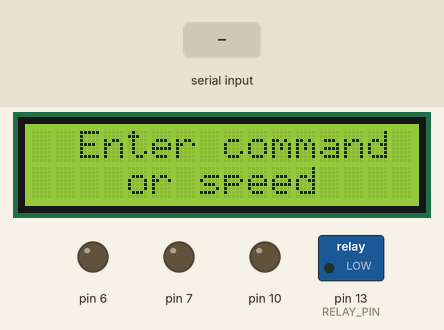
Recording of a sketch running on a simulated Arduino Uno, built with avr-gcc and run on an emulated ATmega328P. On the bench: 16×2 character LCD, switched loads named in the sketch (green lamp = pin HIGH), output pins drawn as LEDs (lit = HIGH). The test bench sets the inputs (shaded band). What the sketch prints to the serial monitor is not drawn.

Above: at 1.3 s.
1.4 s: "ON" received over Serial
At 3.1 s:
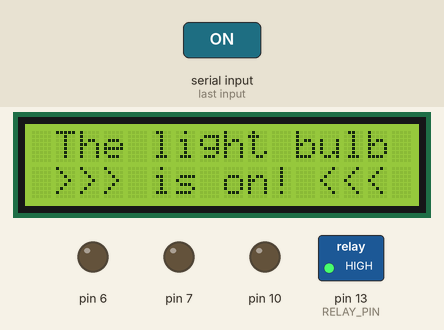
3.9 s: "90,45\n" received over Serial
At 6.0 s:
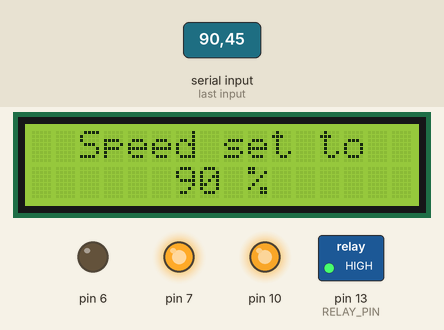
6.4 s: "OFF" received over Serial
At 9.3 s:
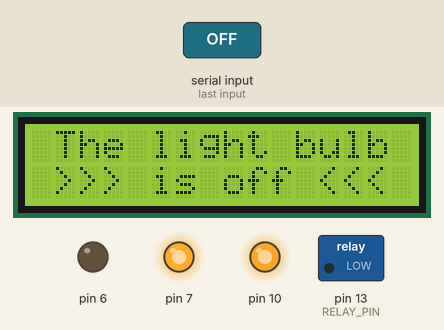
9.4 s: "200\n" received over Serial
At 11.6 s:
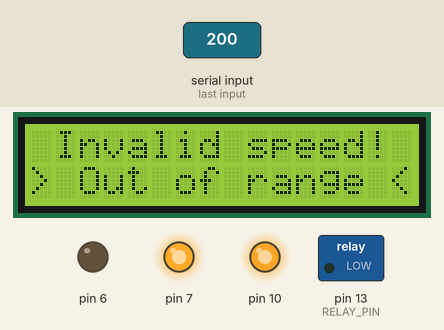
11.9 s: "30,150\n" received over Serial
At 15.5 s:
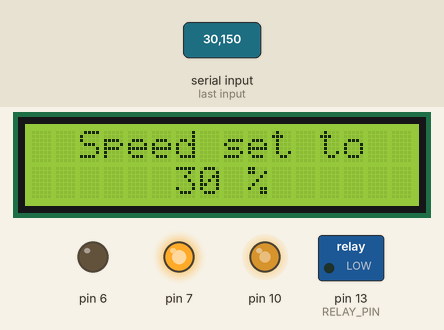
Timing chart, 0 to 15.9 s (numbered marks = the images above; inputs shaded):
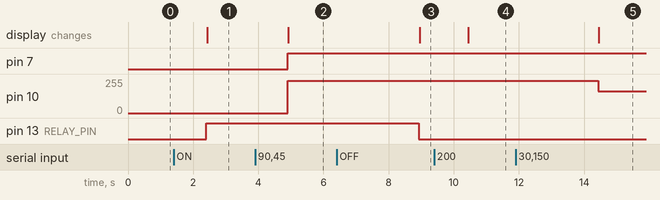

Measured:
- after the input at 1.4 s, pin 13 (RELAY_PIN): LOW → HIGH after 1.0 s; the display: changes after 1.0 s (image 1)
- after the input at 3.9 s, pin 7: LOW → HIGH after 1.0 s; pin 10: 0/255 → 242/255 after 1.0 s; the display: changes after 1.0 s (image 2)
- after the input at 6.4 s, pin 13 (RELAY_PIN): HIGH → LOW after 2.5 s; the display: changes after 2.6 s (image 3)
- after the input at 9.4 s, the display: changes after 1.0 s (image 4)
- after the input at 11.9 s, pin 10: 242/255 → 165/255 after 2.5 s; the display: changes after 2.6 s (image 5)

The sketch:

main.ino
```cpp
#include <stdio.h>
#include <string.h>
#include <stdlib.h>
#include <Wire.h>
#include <LiquidCrystal_I2C.h>

#define RELAY_PIN 13
#define BAUD_RATE 9600
#define LCD_COLS 16
#define LCD_ROWS 2
#define LCD_ADDRESS 32
#define enA 10
#define in1 7
#define in2 6
const int defaultSpeed = 255;
const int minSpeed = -100;
const int linkSpeed = 0;
const int maxSpeed = 100;

class LCD {
  private:
    LiquidCrystal_I2C lcd;
  public:
    LCD(int address, int cols, int rows) : lcd(address, cols, rows) {}

  void init() {
    lcd.begin(LCD_COLS, LCD_ROWS);
    lcd.init();
    lcd.backlight();
    lcd.clear();
    lcd.setCursor(2, 0);
    lcd.print("Enter command");
    lcd.setCursor(4, 1);
    lcd.print("or speed");
  }

  void print(String message, int col, int row) {
    lcd.setCursor(col, row);
    lcd.print(message);
  }

  void clear() {
    lcd.clear();
  }
};

class Relay {
  private:
    int pin;
  public:
    Relay(int pinNumber) : pin(pinNumber) {}

  void init() {
    pinMode(pin, OUTPUT);
    digitalWrite(pin, LOW);
  }

  void setState(bool state) {
    digitalWrite(pin, state ? HIGH : LOW);
  }
};

class MotorController {
private:
  int enablePin;
  int directionPin1;
  int directionPin2;
public:
  MotorController(int enA_pin, int in1_pin, int in2_pin) :
    enablePin(enA_pin), directionPin1(in1_pin), directionPin2(in2_pin) {}

  void init() {
    pinMode(enablePin, OUTPUT);
    pinMode(directionPin1, OUTPUT);
    pinMode(directionPin2, OUTPUT);
    digitalWrite(enablePin, LOW);
  }

  void setSpeed(int speed) {
    int mappedSpeed = map(speed, minSpeed, maxSpeed, 0, defaultSpeed);
    if (speed >= linkSpeed) {
      analogWrite(enablePin, mappedSpeed);
      digitalWrite(directionPin1, HIGH);
      digitalWrite(directionPin2, LOW);
    } else {
      analogWrite(enablePin, mappedSpeed);
      digitalWrite(directionPin1, LOW);
      digitalWrite(directionPin2, HIGH);
    }
  }
};

String input;
LCD lcd_tmp(LCD_ADDRESS, LCD_COLS, LCD_ROWS);
Relay relay(RELAY_PIN);
MotorController motor(enA, in1, in2);

void setup() {
  Serial.begin(BAUD_RATE);
  lcd_tmp.init();
  relay.init();
  motor.init();
}

void loop() {

  if (Serial.available() > 0) {
    input = Serial.readString();

    if(input == "ON" || input == "on") {
      Serial.println("(Status): The relay is turned on.");
      relay.setState(true);
      lcd_tmp.clear();
      lcd_tmp.print("The light bulb", 1, 0);
      lcd_tmp.print(">>> is on! <<<", 1, 1);
      return;
    } else if (input == "OFF" || input == "off") {
      Serial.println("(Status): The relay is turned off.");
      relay.setState(false);
      lcd_tmp.clear();
      lcd_tmp.print("The light bulb", 1, 0);
      lcd_tmp.print(">>> is off <<<", 1, 1);
      return;
    }

    int speed = input.toInt();

    if (speed >= minSpeed && speed <= maxSpeed) {
      motor.setSpeed(speed);
      lcd_tmp.clear();
      lcd_tmp.print("Speed set to", 2, 0);
      lcd_tmp.print(String(speed), 6, 1);
      lcd_tmp.print("%", 9, 1);
      delay(3000);
      return;
    } else {
      lcd_tmp.clear();
      lcd_tmp.print("Invalid speed!", 1, 0);
      lcd_tmp.print("> Out of range <", 0, 1);
      delay(3000);
      return;
    }
  }
}
```
